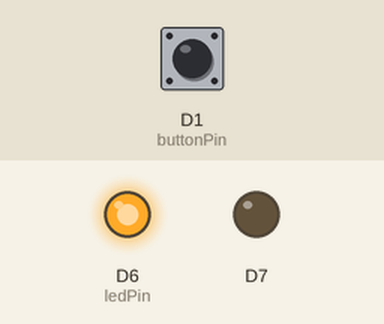
Bench run of a sketch on a simulated Particle Photon. Parts: output pins drawn as LEDs (lit = HIGH). Inputs (shaded band) come from the test bench; at power-on: D1 (buttonPin) LOW. The local clock reads 2024-03-15 10:24:30 at power-on unless the sketch sets it.

Above: at 1.2 s.
1.3 s: D1 (buttonPin) pulled HIGH for 0.15 s
At 1.38 s:
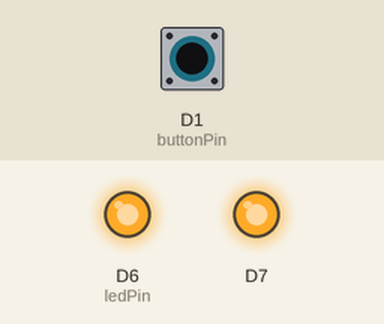
2.9 s: D1 (buttonPin) pulled HIGH for 3.2 s
At 6.9 s:
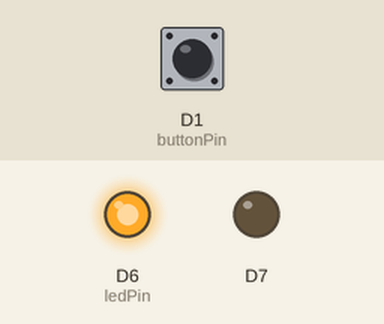
Timing chart, 0 to 8.4 s (numbered marks = the images above; inputs shaded):
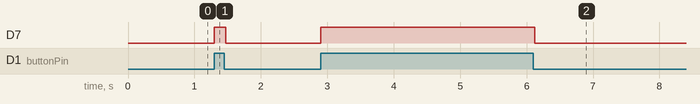

Measured:
- after the input at 1.3 s, D7: LOW → HIGH at once, → LOW 0.17 s later
- after the input at 2.9 s, D7: LOW → HIGH at once, → LOW 3.2 s later

The sketch:

Pill.ino
```cpp
/*
* Project Pill
* Description:
* Author:
* Date:
*/

// all times is in UTC
const int ledPin = D6;
const int buttonPin = D1;
const long msPerDay = 60*60*24*1000;
const long holdThreshold = 3000;
int sleeps = 0;
int lastActiveSecond;
bool alertedToday;
bool pressedToday;
String macAddress = "";
bool blinkLed, ledIsOn;

void setup() {
  alertedToday = false;
  pressedToday = false;
  blinkLed = false;
  ledIsOn = false;
  lastActiveSecond = -1;
  // input pulldown to natually assume LOW when switch is not pressed
  pinMode(buttonPin, INPUT_PULLDOWN);
  pinMode(ledPin, OUTPUT);
  pinMode(D7, OUTPUT);

  byte mac[6];
  WiFi.macAddress(mac);
  for (int i = 0; i < 5; i++) {
    macAddress += String(mac[i], HEX) + ":";
  }
  macAddress += String(mac[5], HEX);
  // Subscribe only to events from my devices
  Particle.subscribe("button_pressed", onButtonPress, MY_DEVICES);
  Particle.subscribe("start_reminder", onStartReminder, MY_DEVICES);
  Particle.subscribe("start_alert", onStartAlert, MY_DEVICES);
  Particle.subscribe("stop_alert", onStopAlert, MY_DEVICES);

  ledOn();
}

void onButtonPress(const char *event, const char *data) {
  pressedToday = true;
  blinkLed = false;
  ledOff();
}

void onStartReminder(const char *event, const char *data) {
  // turn off current button
  // flash the other one
  if (String(data) == macAddress) {
    ledOff();
    blinkLed = false;
  } else {
    // no need to blink if already pressed today
    blinkLed = !pressedToday;
  }
}

void onStartAlert(const char *event, const char *data) {
  ledOn();
}

void onStopAlert(const char *event, const char *data) {
  alertedToday = false;
  pressedToday = false;
  blinkLed = false;
  ledOff();
}

void loop() {
  // Check for when the button is pressed down
  if (digitalRead(buttonPin) == HIGH) {
    digitalWrite(D7, HIGH);
    long startTime = millis();
    while (digitalRead(buttonPin) == HIGH) {
      delay(1);
    }
    long endTime = millis();
    if (endTime - startTime > holdThreshold) {
      Particle.publish("start_reminder", macAddress, PRIVATE);
    } else {
      Particle.publish("button_pressed", macAddress, PRIVATE);
    }
  } else {
    digitalWrite(D7, LOW);
  }

  // Update the internal stats once a second
  int currentSecond = Time.second();
  if (currentSecond != lastActiveSecond) {
    lastActiveSecond = currentSecond;
    if (blinkLed) {
      if (ledIsOn) {
        ledOff();
      } else {
        ledOn();
      }
    }

    // Resync the internal clock once a day
    if (millis() >= msPerDay) {
      Particle.syncTime();
    }

    // Reset the daily flag and turn off the button at 12pm
    // UTC = PST + 8h (7 during daylight savings)
    if (Time.hour() == 19 && alertedToday) {
      Particle.publish("stop_alert", PRIVATE);
    }

    // Turn on the LED at 11PM
    // UTC = PST + 8h
    if (Time.hour() == 6 && !alertedToday) {
      alertedToday = true;

      if (!pressedToday) {
        Particle.publish("start_alert", PRIVATE);
      }
    }
  }
  delay(1);
}

void ledOn() {
  digitalWrite(ledPin, HIGH);
  ledIsOn = true;
}

void ledOff() {
  digitalWrite(ledPin, LOW);
  ledIsOn = false;
}
```
